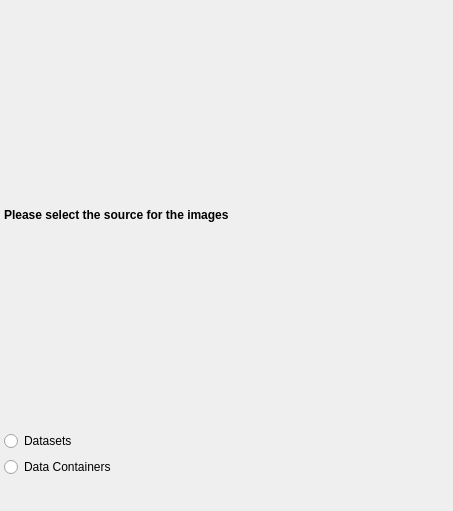
<?xml version="1.0" encoding="UTF-8"?>
<ui version="4.0">
 <class>ImageSourceSelectionPage</class>
 <widget class="QWizardPage" name="ImageSourceSelectionPage">
  <property name="geometry">
   <rect>
    <x>0</x>
    <y>0</y>
    <width>453</width>
    <height>511</height>
   </rect>
  </property>
  <property name="windowTitle">
   <string>WizardPage</string>
  </property>
  <layout class="QVBoxLayout" name="verticalLayout">
   <property name="leftMargin">
    <number>4</number>
   </property>
   <property name="topMargin">
    <number>4</number>
   </property>
   <property name="rightMargin">
    <number>4</number>
   </property>
   <property name="bottomMargin">
    <number>4</number>
   </property>
   <item>
    <widget class="QLabel" name="label">
     <property name="font">
      <font>
       <weight>75</weight>
       <bold>true</bold>
      </font>
     </property>
     <property name="text">
      <string>Please select the source for the images</string>
     </property>
    </widget>
   </item>
   <item>
    <widget class="QRadioButton" name="datasetsRB">
     <property name="text">
      <string>Datasets</string>
     </property>
    </widget>
   </item>
   <item>
    <widget class="QRadioButton" name="dataContainersRB">
     <property name="text">
      <string>Data Containers</string>
     </property>
    </widget>
   </item>
   <item>
    <spacer name="verticalSpacer">
     <property name="orientation">
      <enum>Qt::Vertical</enum>
     </property>
     <property name="sizeType">
      <enum>QSizePolicy::Preferred</enum>
     </property>
     <property name="sizeHint" stdset="0">
      <size>
       <width>20</width>
       <height>30</height>
      </size>
     </property>
    </spacer>
   </item>
  </layout>
 </widget>
 <tabstops>
  <tabstop>datasetsRB</tabstop>
  <tabstop>dataContainersRB</tabstop>
 </tabstops>
 <resources/>
 <connections/>
</ui>
